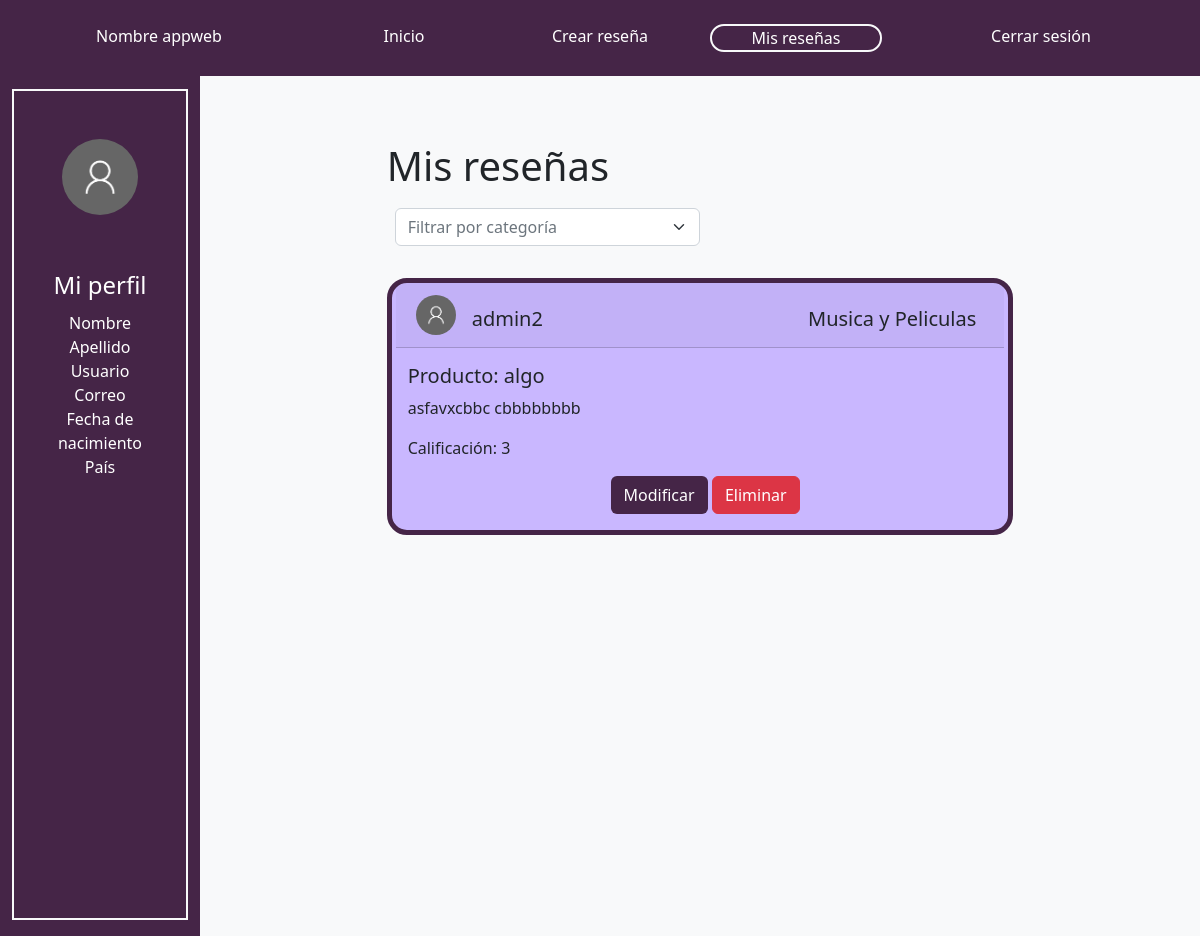
The app's page /myReviews/ (signed in), older data.
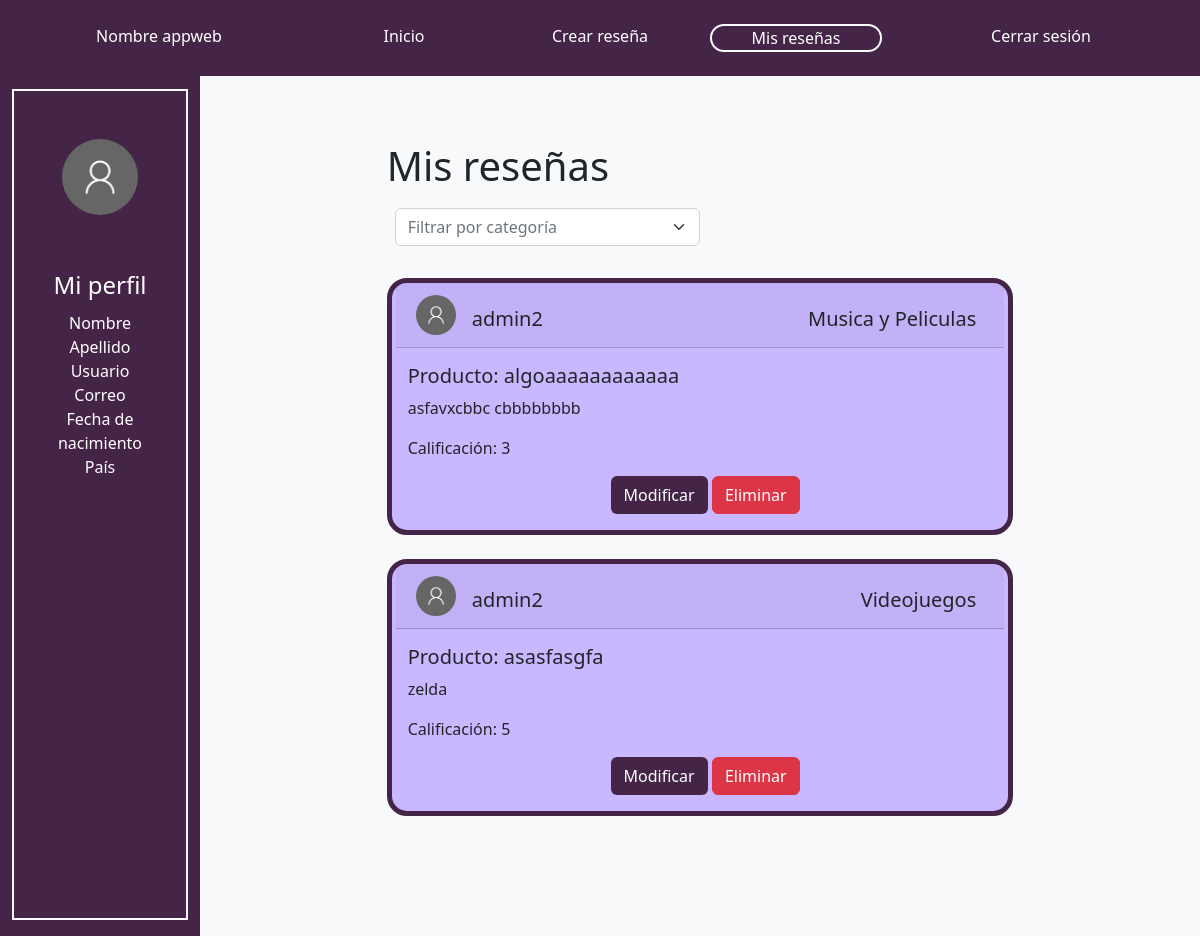
The same page, newer data.
### reviews/models.py (models this page shows, shortened)
class Review(models.Model):  # Todolist able name that inherits models.Model
    product_name = models.CharField(max_length=100)# autodesc
    category = models.CharField(max_length=50,  blank=True, null=True)
    content =	models.TextField(max_length=500)# donde se obtuvo, es un alimento, herramienta, etc. como se utiliza, precio
    creation_date = models.DateField(default=timezone.now().strftime("%Y-%m-%d"))# autodesc
    CATEGORIES = [
       (1, "ONE_STAR"),
       (2, "TWO_STARS"),
       (3, "THREE_STARS"),
       (4, "FOUR_STARS"),
       (5, "FIVE_STARS"),
    ]
    punctuation = models.IntegerField(choices=CATEGORIES, default=CATEGORIES[2][1], help_text="Puntuación")
    author_nickname =  models.ForeignKey(User, blank=True, null=True, on_delete=models.CASCADE)# autodesc

class User(AbstractUser):
   birthdate = models.DateField(null=True, blank=True)
   country = models.CharField(max_length=50,  blank=True, null=True)

### reviews/views.py (the view)
# urls.py: path('myReviews/',views.ShowMyReviews,name='myReviews'),
def ShowMyReviews(request):
        print(request)
        if request.user.is_authenticated:
            user_objects = Review.objects.filter(author_nickname=request.user)
            return render(request, 'reviews/myReviews.html', {'reviews': user_objects, 'categories': categories})
        else:
            return redirect('/login/')

### reviews/templates/reviews/myReviews.html (shortened to what this page needs)
<!DOCTYPE html>
{% load static %}
<html lang="en">
<head>
    <link href="https://cdn.jsdelivr.net/npm/bootstrap@5.2.0/dist/css/bootstrap.min.css" rel="stylesheet"></head>
    <link rel="stylesheet" type="text/css" href="{% static 'reviews/styles.css' %}">
</head>
<body>
    <nav class="navbar-expand fixed-top" >
        <div class="p-4 morado-oscuro container-fluid">
          <div class="row row-cols-auto text-center">
            {% if user.is_authenticated %}
            <div class="col-3">
              <a class="text-white navbar-brand" href="{% url 'ShowReviews' %}">Nombre appweb</a>
            </div>
            {%else%}
            <div class="col-2">
                <a class="text-white navbar-brand" href="{% url 'ShowReviews' %}">Nombre appweb</a>
              </div>
            {%endif%}
              <div class="col-2">
                <a class="text-white nav-link" href="{% url 'ShowReviews' %}">Inicio</a>
              </div>
              <div class="col-2">
                  <a class="text-white nav-link" href="{% url 'CreateReview' %}">Crear reseña</a>
              </div>
              <div class="col-2">
                <a class="text-white nav-link border border-2 border-light rounded-pill" href="{% url 'myReviews' %}">Mis reseñas</a>
              </div>
              {% if user.is_authenticated %}
            <div class="col-3">
                <a class="text-white nav-link" href="{% url 'logout' %}">Cerrar sesión</a>
              </div>
            {%endif%}
          </div>
        </div>
      </nav>
      <div class="container-fluid min-vh-100 contenido pt-5">
        <div class="row row-cols-auto">
          <div class="col-2 morado-oscuro contenido2 py-3">
          <div class="h-100 border border-2 border-light">
            <div class="row p-5 justify-content-center">
              <img src="{% static 'reviews/user.png' %}" class="rounded-circle img-fluid">
            </div>
            <div class="row text-white text-center m-1">
              <div class="pb-2 fs-4">Mi perfil</div>
              <div class="container-fluid justify-content-center">
                <div class="row row-cols-1">
                  <div class="col">Nombre</div>
                  <div class="col">Apellido</div>
                  <div class="col">Usuario</div>
                  <div class="col">Correo</div>
                  <div class="col">Fecha de nacimiento</div>
                  <div class="col">País</div>
                </div>
              </div>
            </div>
          </div>
          </div>
          <div class="col-10 bg-light">
            <div class="container-fluid contenido">
        <div class="row row-cols-auto min-vh-100">
          {% if user.is_authenticated %}
          <div class="col-2">
          </div>
          <div class="col-8">
            <div class="pb-1 fs-1">Mis reseñas</div>
            <div class="row p-2 mb-3">
              <div class="col">
                <div class="col-6">
                  <select class="form-select text-muted" placeholder="Categoría">
                        <option selected>Filtrar por categoría</option>
                  </select>
                </div>
              </div>
            </div>
            {% for obj in reviews %}
                {% if user.id == obj.author_nickname.id %}
                <div class="card borde morado-claro my-4">
                  <div class="row row-cols-auto card-header mx-1">
                    <div class="col-1 p-1 justify-content-center">
                      <img src="{% static 'reviews/user.png' %}" class="rounded-circle img-fluid">
                    </div>
                    <h5 class="col-4 mt-3 h-100">{{ obj.author_nickname }}</h5>
                    {% for category in categories %}
                      {% if category.id == obj.category  %}
                      <h5  style="text-align: right;" class="col-7 h-100 mt-3 card-title justify-content-right">{{ category.name }}</h5>
                      {% endif %}
                    {% endfor %}
                  </div>
                  <div class="card-body">
                    <h5 class="card-text">Producto: {{ obj.product_name }}</h5>
                    <p class="card-text">{{ obj.content }}</p>
                    <p class="card-text">Calificación: {{ obj.punctuation }}</p>
                    {% if user.id == obj.author_nickname.id %}
                    <div class="row text-center">
                      <div class="col-4">
                      </div>
                      <div class="col-2">
                        <a class="btn morado-oscuro text-white" href="{% url 'modify' obj.id %}">Modificar</a>
                      </div>
                      <div class="col-2">
                        <form action="{% url 'delete' obj.id %}" method="post">
                          <input class="btn btn-danger" type="submit" value="Eliminar">
                        </form>
                          {%endif%}
                      </div>
                      <div class="col-4">
                      </div>
                    </div>
                  </div>{%endif%}
                </div>
                {% endfor %}
      </div>
        {%endif%}</div>
        </div>
    </div>
</body>
</html>

### reviews/static/reviews/styles.css (style rules this page uses)
.borde { border-radius: 20px; border-style: solid; border-color: #452547; border-width: thick; }
.morado-oscuro { background-color:#452547; }
.morado-claro { background-color:#c9b7ff; }
.contenido { padding-top:88px; }
.contenido2 { margin-top:25px; }

Row changes from the older to the newer data that the page shows:
changed Review "asfavxcbbc cbbbbbbbb": product_name "algo" → "algoaaaaaaaaaaaa"
added Review: author_nickname "admin2", name "Videojuegos", product_name "asasfasgfa", content "zelda", punctuation "5"
